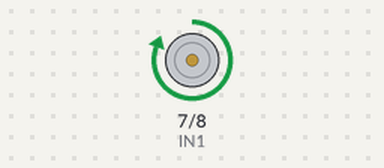
A sketch run on a simulated Arduino Uno, built with avr-gcc and run on an emulated ATmega328P. Shown: motor-driver pin pairs drawn as motors (green arrow = first pin HIGH = forward, orange = second pin HIGH = backward, longer = more drive, scaled by the enable pin).

Above: at 0.1 s.
At 2.1 s:
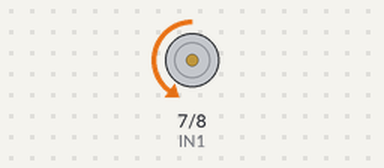
At 31.6 s:
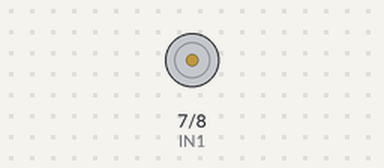
Timing chart, 0 to 40.0 s (numbered marks = the images above):
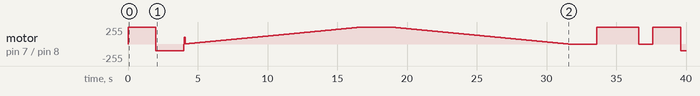

The sketch:

D_DCmotor_Basics.ino
```cpp
/*Using L298N motor driver to rotate DC motor forward and backward
  CIRCUIT - Motor wires -> OUT1 and OUT2 of driver, L298N - ENA -> Pin 5, IN1 -> Pin 7, IN2 - Pin 8, 12V and GND -> battery case*/


int IN1 = 7,  IN2 = 8, ENA = 5;  // 5 is PWM pin
void setup()
{
  pinMode(IN1, OUTPUT);
  pinMode(IN2, OUTPUT);
  pinMode(ENA, OUTPUT);
}

void loop()
{
  digitalWrite(IN1, HIGH); //Forward
  digitalWrite(IN2, LOW);
  analogWrite(ENA, 255); // speed 0-255
  delay(2000);

  digitalWrite(IN1, LOW); //Backward
  digitalWrite(IN2, HIGH);
  analogWrite(ENA, 100); //Slow
  delay(2000);

  digitalWrite(IN1, HIGH); //Forward -> Slowly to full speed
  digitalWrite(IN2, LOW);
  for(int i=0; i<=255; i++)
  {
    analogWrite(ENA, i);
    delay(50);
  }
  analogWrite(ENA,255);
  delay(2000);

  for(int i=255; i>=0; i--) //Slowly stopping
  {
    analogWrite(ENA, i);
    delay(50);
  }
  analogWrite(ENA,0); //Stop
  delay(2000);

  analogWrite(ENA,255);
  delay(3000);
  digitalWrite(IN1, HIGH); //Short Break
  digitalWrite(IN2, HIGH);
  delay(1000);
}
```
